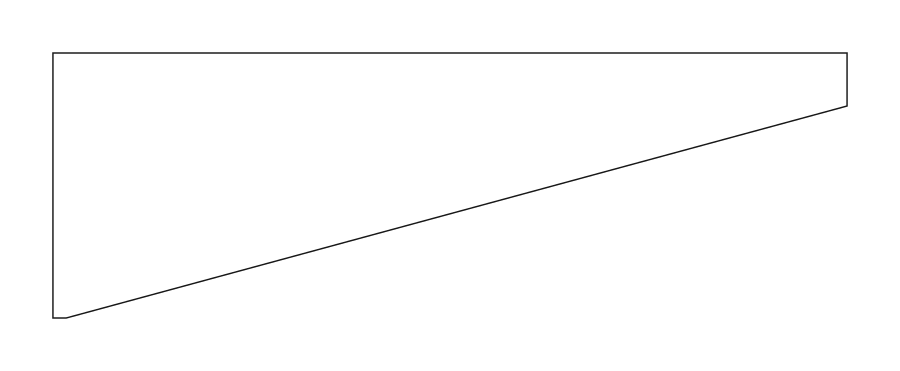
#> input picture output/review/highpoly-types/street-h/product-package/STREET-H-SUPPORT-SINGLE-FRONT.png, 900 x 371 px, given in place of STREET-H-SUPPORT-SCENE-PLAN.png, which was not available
$ python render_preview.py STREET-H-SUPPORT-SINGLE-FRONT.png
#> lines starting #> are read from the running program, lines starting #| are printed output that depends on the picture; pictures that were not available may be replaced by others from this repository, and a replacement may not be noted
"""Render existing native SVG evidence while independent schema checking runs."""
from pathlib import Path
import subprocess,sys
from PIL import Image,ImageOps,ImageDraw
OUT=Path(__file__).resolve().parent
with_single='--with-single' in sys.argv
board=Image.new('RGB',(1800,1500 if with_single else 1000),'white');draw=ImageDraw.Draw(board)
#> after `board = Image.new('RGB', (1800, 1500 if with_single else 1000), 'white`: board: PIL image 1800x1000 RGB; every value is 255
for i,view in enumerate(['PLAN','FRONT','SIDE']):
 svg=OUT/f'STREET-H-SUPPORT-SCENE-{view}.svg';png=svg.with_suffix('.png')
 if not with_single or not png.exists():subprocess.run(['/Applications/Inkscape.app/Contents/MacOS/inkscape',str(svg),'--export-area-page','--export-background=white','--export-background-opacity=1','--export-width=1300',f'--export-filename={png}'],check=True,capture_output=True)
#> (this line was passed over: subprocess is not available in this run)
 im=ImageOps.contain(Image.open(png).convert('RGB'),(570,900))
 if with_single:im=ImageOps.contain(im,(570,800))
 board.paste(im,(i*600+(600-im.width)//2,650 if with_single else 60));draw.text((i*600+25,615 if with_single else 25),f'STREET-H SUPPORT | {view} | SCENE PENDING',fill='black')
#> after `board.paste(im, (i * 600 + (600 - im.width) // 2, 650 if with_single e`:
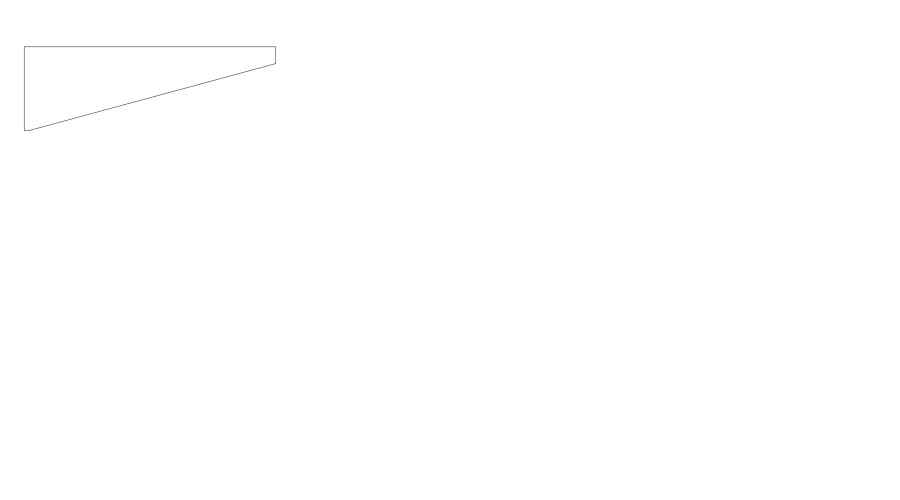
#> board: PIL image 1800x1000 RGB (shown at 1/2 size); min 68, max 255, mean 254.8
 if with_single:
  single=ImageOps.contain(Image.open(OUT/f'STREET-H-SUPPORT-SINGLE-{view}.png').convert('RGB'),(560,500))
  board.paste(single,(i*600+(600-single.width)//2,60));draw.text((i*600+25,25),f'STREET-H SUPPORT | {view} | APPROVED SINGLE',fill='black')
#> pass 2 of the loop `for i,view in enumerate(['PLAN','FRONT','SIDE']):`:
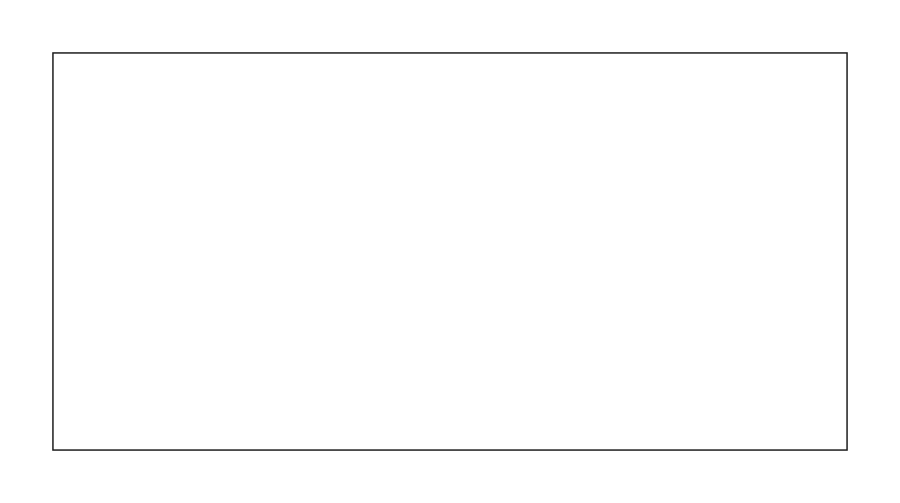
#> input picture output/review/highpoly-types/street-h/product-package/STREET-H-SUPPORT-SINGLE-PLAN.png, 900 x 503 px, given in place of STREET-H-SUPPORT-SCENE-FRONT.png, which was not available
#> im: PIL image 570x319 RGB
#> `board.paste(im, (i * 600 + (600 - im.width) // 2, 650 if with_single e`:
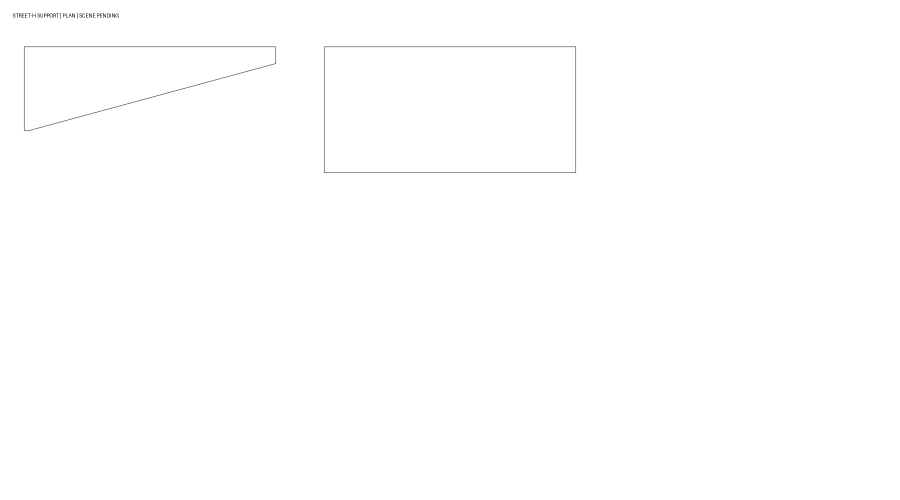
#> board: PIL image 1800x1000 RGB (shown at 1/2 size); min 3, max 255, mean 254.6
board.save(OUT/('STREET-H-SUPPORT-contact-sheet.png' if with_single else 'STREET-H-SUPPORT-scene-contact-sheet.png'))
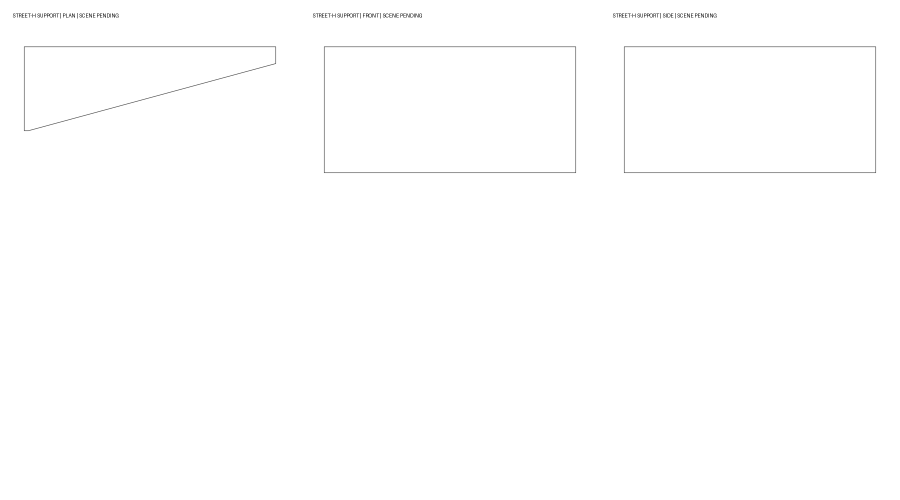
#> saved as STREET-H-SUPPORT-scene-contact-sheet.png: PIL image 1800x1000 RGB (shown at 1/2 size); min 3, max 255, mean 254.3
